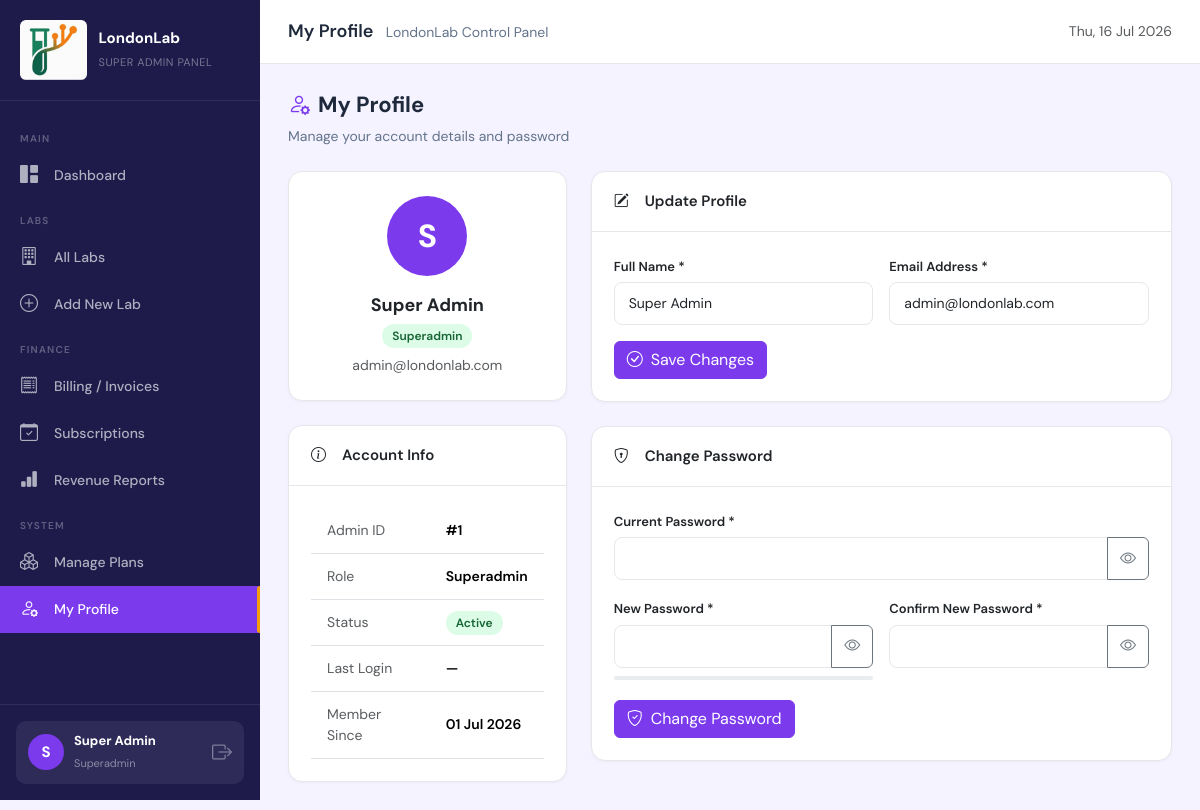
The app's page /superadmin/profile.php (signed in) with its own data.
### tables this page shows
CREATE TABLE IF NOT EXISTS super_admins (
    id INT AUTO_INCREMENT PRIMARY KEY,
    name VARCHAR(100) NOT NULL,
    email VARCHAR(100) UNIQUE NOT NULL,
    password VARCHAR(255) NOT NULL,
    role ENUM('superadmin','support','sales') DEFAULT 'support',
    is_active TINYINT(1) DEFAULT 1,
    last_login DATETIME,
    created_at TIMESTAMP DEFAULT CURRENT_TIMESTAMP
);

### master/config.php (called while the page is built, shortened)
<?php
class MasterDB {
    private static $instance = null;
    private $pdo;
    private function __construct() {
        $dsn = "mysql:host=" . MASTER_DB_HOST . ";dbname=" . MASTER_DB_NAME . ";charset=" . MASTER_DB_CHARSET;
        $this->pdo = new PDO($dsn, MASTER_DB_USER, MASTER_DB_PASS, [
            PDO::ATTR_ERRMODE            => PDO::ERRMODE_EXCEPTION,
            PDO::ATTR_DEFAULT_FETCH_MODE => PDO::FETCH_ASSOC,
            PDO::ATTR_EMULATE_PREPARES   => false,
            PDO::ATTR_TIMEOUT            => 10,
        ]);
    }
    public static function getInstance(): MasterDB {
        if (!self::$instance) self::$instance = new MasterDB();
        return self::$instance;
    }
    public function query(string $sql, array $params = []): PDOStatement {
        $stmt = $this->pdo->prepare($sql);
        $stmt->execute($params);
        return $stmt;
    }
    public function fetch(string $sql, array $p = []): ?array   { $r=$this->query($sql,$p)->fetch(); return $r?:null; }
}

### superadmin/includes/auth.php (called while the page is built, shortened)
<?php
require_once __DIR__ . '/../../master/config.php';
function saIsLoggedIn(): bool {
    return isset($_SESSION['sa_id']) && !empty($_SESSION['sa_id']);
}
function saCurrentUser(): ?array {
    return [
        'id'   => $_SESSION['sa_id'],
        'name' => $_SESSION['sa_name'],
        'email'=> $_SESSION['sa_email'],
        'role' => $_SESSION['sa_role'],
    ];
}
function saClean(string $v): string {
    return htmlspecialchars(trim($v), ENT_QUOTES, 'UTF-8');
}

### superadmin/profile.php (the view, shortened to what this page needs)
<?php
require_once __DIR__ . '/includes/header.php';
$db      = MasterDB::getInstance();
$profile = $db->fetch("SELECT * FROM super_admins WHERE id=?", [$saUser['id']]);
$profile = $db->fetch("SELECT * FROM super_admins WHERE id=?", [$saUser['id']]);
?>
<div class="page-header">
    <div>
        <h2><i class="bi bi-person-gear me-2" style="color:var(--sa-primary)"></i>My Profile</h2>
        <p>Manage your account details and password</p>
    </div>
</div>
<div class="row g-4">
    <div class="col-lg-4">
        <div class="card mb-4">
            <div class="card-body text-center py-4">
                <div style="width:80px;height:80px;background:var(--sa-primary);border-radius:50%;display:grid;place-items:center;margin:0 auto 16px;font-size:32px;color:#fff;font-weight:700;">
                    <?= strtoupper(substr($profile['name'], 0, 1)) ?>
                </div>
                <div style="font-size:18px;font-weight:700;"><?= saClean($profile['name']) ?></div>
                <div class="mt-1">
                    <span class="badge-status status-active"><?= ucfirst($profile['role']) ?></span>
                </div>
                <div class="text-muted small mt-2"><?= saClean($profile['email']) ?></div>
            </div>
        </div>
        <div class="card">
            <div class="card-header"><i class="bi bi-info-circle me-2"></i>Account Info</div>
            <div class="card-body">
                <table class="table table-sm mb-0" style="font-size:13px;">
                    <tr>
                        <td class="text-muted">Admin ID</td>
                        <td class="fw-semibold">#<?= $profile['id'] ?></td>
                    </tr>
                    <tr>
                        <td class="text-muted">Role</td>
                        <td class="fw-semibold"><?= ucfirst($profile['role']) ?></td>
                    </tr>
                    <tr>
                        <td class="text-muted">Status</td>
                        <td><span class="badge-status status-active">Active</span></td>
                    </tr>
                    <tr>
                        <td class="text-muted">Last Login</td>
                        <td class="fw-semibold">
                            <?= $profile['last_login'] ? date('d M Y, H:i', strtotime($profile['last_login'])) : '—' ?>
                        </td>
                    </tr>
                    <tr>
                        <td class="text-muted">Member Since</td>
                        <td class="fw-semibold">
                            <?= $profile['created_at'] ? date('d M Y', strtotime($profile['created_at'])) : '—' ?>
                        </td>
                    </tr>
                </table>
            </div>
        </div>
    </div>
    <div class="col-lg-8">
        <div class="card mb-4">
            <div class="card-header"><i class="bi bi-pencil-square me-2"></i>Update Profile</div>
            <div class="card-body">
                <form method="POST">
                    <div class="row g-3">
                        <div class="col-md-6">
                            <label class="form-label">Full Name *</label>
                            <input type="text" name="name" class="form-control" required
                                   value="<?= saClean($profile['name']) ?>">
                        </div>
                        <div class="col-md-6">
                            <label class="form-label">Email Address *</label>
                            <input type="email" name="email" class="form-control" required
                                   value="<?= saClean($profile['email']) ?>">
                        </div>
                        <div class="col-12">
                            <button type="submit" class="btn btn-primary">
                                <i class="bi bi-check-circle me-2"></i>Save Changes
                            </button>
                        </div>
                    </div>
                </form>
            </div>
        </div>
        <div class="card">
            <div class="card-header"><i class="bi bi-shield-lock me-2"></i>Change Password</div>
            <div class="card-body">
                <form method="POST" id="pwForm">
                    <div class="row g-3">
                        <div class="col-12">
                            <label class="form-label">Current Password *</label>
                            <div class="input-group">
                                <input type="password" name="current_password" id="cur" class="form-control" required>
                                <button type="button" class="btn btn-outline-secondary" onclick="toggle('cur','eyeCur')">
                                    <i class="bi bi-eye" id="eyeCur"></i>
                                </button>
                            </div>
                        </div>
                        <div class="col-md-6">
                            <label class="form-label">New Password *</label>
                            <div class="input-group">
                                <input type="password" name="new_password" id="np" class="form-control"
                                       required minlength="8" oninput="checkStrength(this.value)">
                                <button type="button" class="btn btn-outline-secondary" onclick="toggle('np','eyeNp')">
                                    <i class="bi bi-eye" id="eyeNp"></i>
                                </button>
                            </div>
                            <div class="progress mt-2" style="height:4px;">
                            </div>
                        </div>
                        <div class="col-md-6">
                            <label class="form-label">Confirm New Password *</label>
                            <div class="input-group">
                                <input type="password" name="confirm_password" id="cp" class="form-control" required minlength="8">
                                <button type="button" class="btn btn-outline-secondary" onclick="toggle('cp','eyeCp')">
                                    <i class="bi bi-eye" id="eyeCp"></i>
                                </button>
                            </div>
                        </div>
                        <div class="col-12">
                            <button type="submit" class="btn btn-primary">
                                <i class="bi bi-shield-check me-2"></i>Change Password
                            </button>
                        </div>
                    </div>
                </form>
            </div>
        </div>
    </div>
</div>
<?php
require_once __DIR__ . '/includes/footer.php';
?>

### superadmin/includes/header.php (style rules this page uses)
:root { --sa-primary: #7c3aed; --sa-primary-d: #5b21b6; --sa-primary-l: #ede9fe; --sa-accent: #f59e0b; --sa-sidebar: #1e1b4b; --sa-bg: #f5f3ff; --sa-card: #ffffff; --sa-border: #e5e7eb; --sa-text: #1e293b; --sa-muted: #64748b; --sidebar-w: 260px; --topbar-h: 64px; }
*, *::before, *::after { box-sizing: border-box; margin: 0; padding: 0; }
body { font-family: 'DM Sans', sans-serif; background: var(--sa-bg); color: var(--sa-text); display: flex; min-height: 100vh; }
.card { background: var(--sa-card); border: 1px solid var(--sa-border); border-radius: 14px; box-shadow: 0 1px 3px rgba(0,0,0,.04); }
.card-header { background: transparent; border-bottom: 1px solid var(--sa-border); padding: 18px 22px; font-weight: 600; font-size: 15px; display: flex; align-items: center; gap: 8px; }
.card-body { padding: 22px; }
.btn-primary { background: var(--sa-primary); border-color: var(--sa-primary); }
.table td { vertical-align: middle; padding: 12px 16px; font-size: 14px; }
.form-control, .form-select { border-color: var(--sa-border); font-size: 14px; border-radius: 8px; padding: 10px 14px; }
.form-label { font-size: 13px; font-weight: 600; margin-bottom: 6px; }
.badge-status { padding: 4px 10px; border-radius: 20px; font-size: 12px; font-weight: 600; }
.status-active { background: #dcfce7; color: #166534; }
.page-header { display: flex; align-items: center; justify-content: space-between; margin-bottom: 24px; flex-wrap: wrap; gap: 12px; }
.page-header h2 { font-size: 22px; font-weight: 700; }
.page-header p { color: var(--sa-muted); font-size: 14px; margin: 0; }

### records on screen
super_admins: name "S", name "Super Admin", role "Superadmin", email "admin@londonlab.com", id "1", created_at "01 Jul 2026"

### other values on screen
PLATFORM_NAME "LondonLab"
substr($saUser['name'],0,1) "S"
saClean($saUser['name']) "Super Admin"
$saUser['role'] "Superadmin"
$pageTitle "My Profile"
